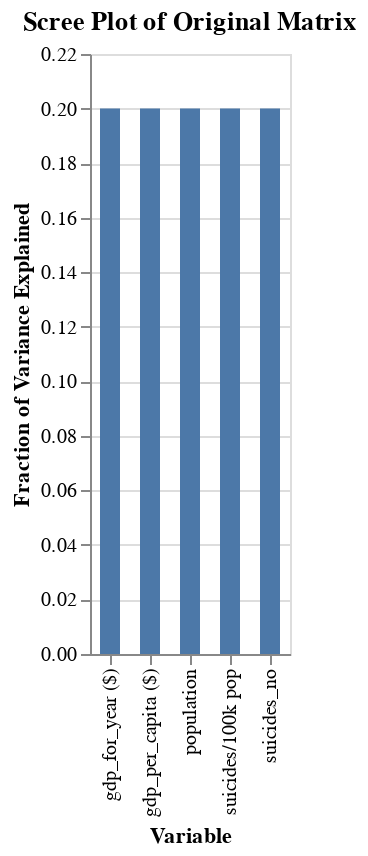

Notebook code cell kept with this figure:
### Code cell
df2=pd.DataFrame({
    'Variable': d3.columns, 
    'Fraction of Variance Explained' : var_perc2})

alt.Chart(df2).mark_bar(size=10).encode(
        x='Variable',
        y='Fraction of Variance Explained'
).properties(title='Scree Plot of Original Matrix')
#compare this with the percent variance explained by original columns

### Figure 1 — Vega-Lite specification as saved in the notebook (floating-point values rounded to 4 significant figures)
{"config": {"view": {"continuousWidth": 400, "continuousHeight": 300}}, "data": {"name": "data-9722056ff7aeb1950fbcc8809bf37f99"}, "mark": {"type": "bar", "size": 10}, "encoding": {"x": {"type": "nominal", "field": "Variable"}, "y": {"type": "quantitative", "field": "Fraction of Variance Explained"}}, "title": "Scree Plot of Original Matrix", "$schema": "https://vega.github.io/schema/vega-lite/v4.8.1.json", "datasets": {"data-9722056ff7aeb1950fbcc8809bf37f99": [{"Variable": "suicides_no", "Fraction of Variance Explained": 0.2}, {"Variable": "population", "Fraction of Variance Explained": 0.2}, {"Variable": "suicides/100k pop", "Fraction of Variance Explained": 0.2}, {"Variable": "gdp_per_capita ($)", "Fraction of Variance Explained": 0.2}, {"Variable": "gdp_for_year ($)", "Fraction of Variance Explained": 0.2}]}}
